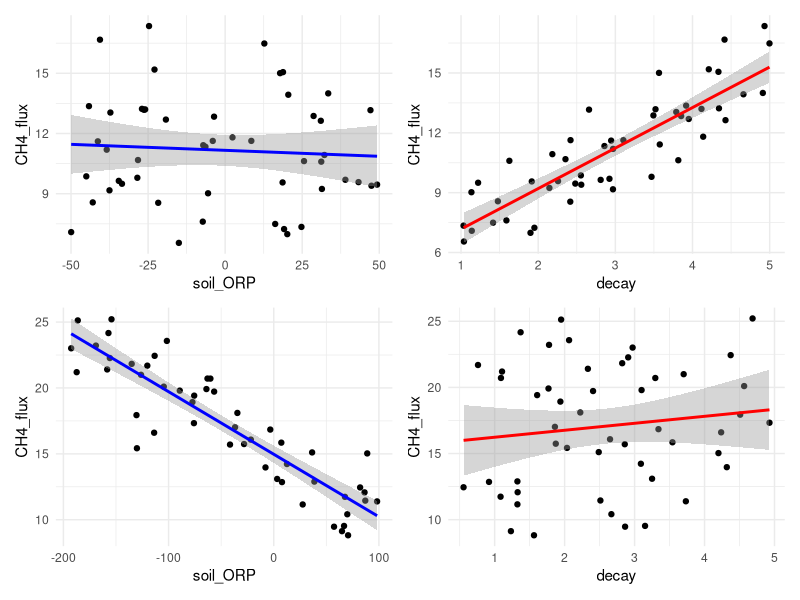
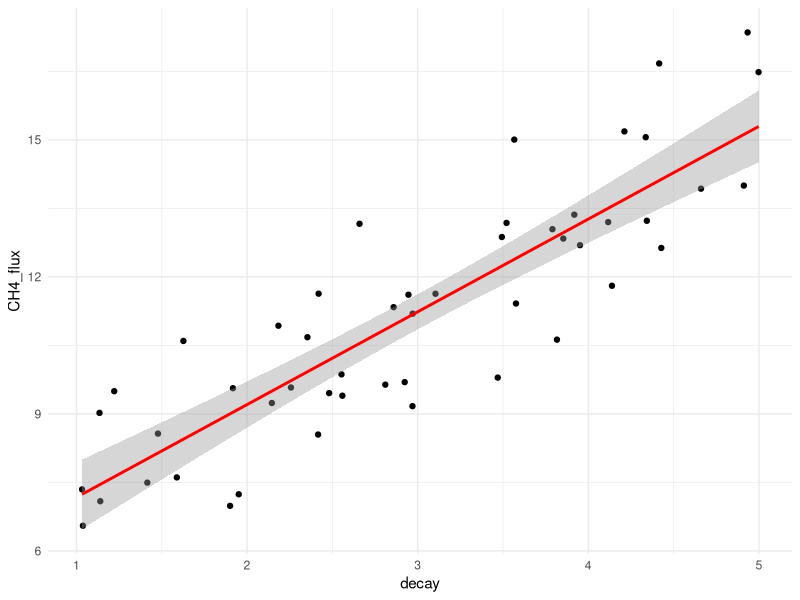
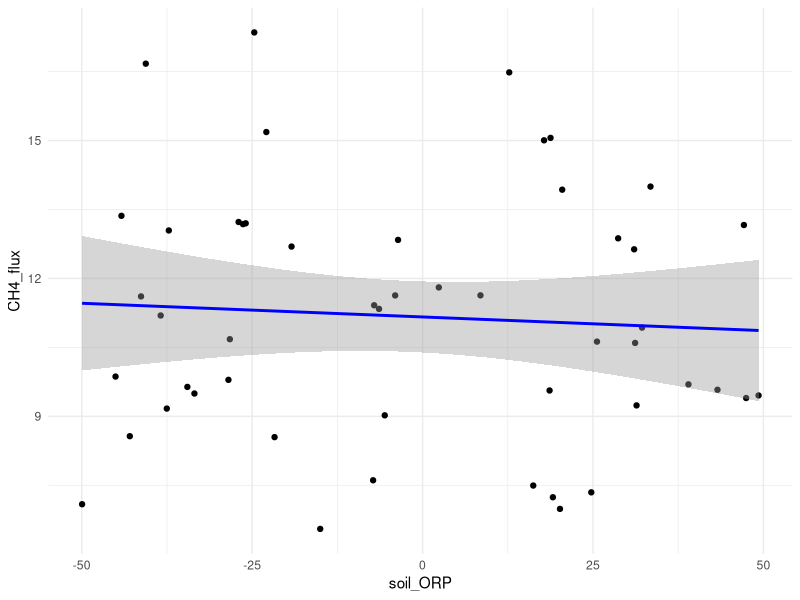
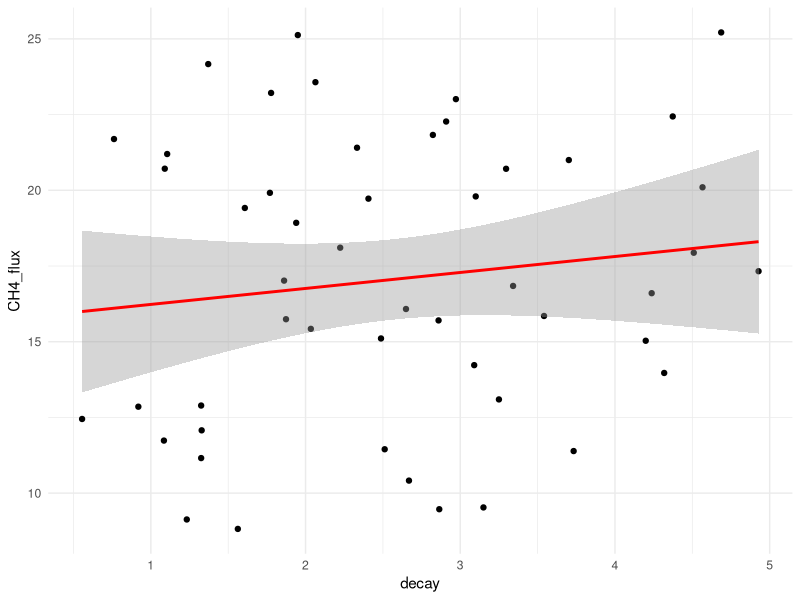
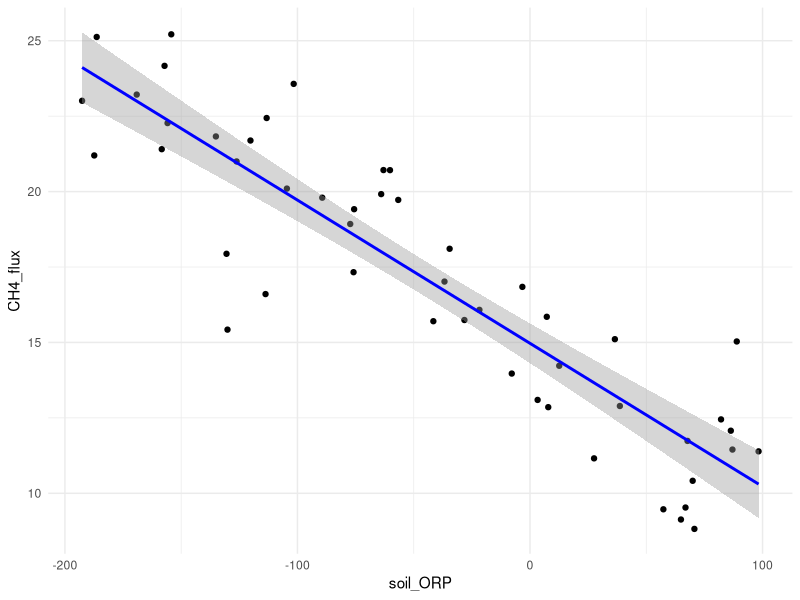

Source code (R) for these figures, in order: (Note: this script raises an error after producing the figures.)
# Load necessary libraries
library(ggplot2)
library(dplyr)
library(patchwork)  # For combining plots

set.seed(123)

# Simulated data for Wetland
wetland_data <- data.frame(
  soil_ORP = runif(50, -200, 100)  # Wide range for ORP
)
wetland_data$CH4_flux <- 15 - 0.05 * wetland_data$soil_ORP + rnorm(50, 0, 2)  # Strong negative correlation
wetland_data$decay <- runif(50, 0, 5)  # Random decay (low correlation)
wetland_data$CH4_flux <- wetland_data$CH4_flux + rnorm(50, 0, 1)  # Adding noise

# Simulated data for Upland
upland_data <- data.frame(
  decay = runif(50, 1, 5)  # Strong decay variability
)
upland_data$CH4_flux <- 5 + 2 * upland_data$decay + rnorm(50, 0, 1)  # Strong positive correlation
upland_data$soil_ORP <- runif(50, -50, 50)  # Small ORP range (low variability)
upland_data$CH4_flux <- upland_data$CH4_flux + rnorm(50, 0, 1)  # Adding noise

# Wetland Hypothesis Plots
wetland_ORP_plot <- ggplot(wetland_data, aes(x = soil_ORP, y = CH4_flux)) +
  geom_point() +
  geom_smooth(method = "lm", color = "blue") +
  #labs(title = "Wetland: CH4 Flux vs. Soil ORP", x = "Soil ORP", y = "CH₄ Flux") +
  theme_minimal()

wetland_decay_plot <- ggplot(wetland_data, aes(x = decay, y = CH4_flux)) +
  geom_point() +
  geom_smooth(method = "lm", color = "red") +
  #labs(title = "Wetland: CH4 Flux vs. Internal Decay", x = "Decay", y = "CH₄ Flux") +
  theme_minimal()

# Upland Hypothesis Plots
upland_ORP_plot <- ggplot(upland_data, aes(x = soil_ORP, y = CH4_flux)) +
  geom_point() +
  geom_smooth(method = "lm", color = "blue") +
  #labs(title = "Upland: CH4 Flux vs. Soil ORP", x = "Soil ORP", y = "CH4 Flux") +
  theme_minimal()

upland_decay_plot <- ggplot(upland_data, aes(x = decay, y = CH4_flux)) +
  geom_point() +
  geom_smooth(method = "lm", color = "red") +
  #labs(title = "Upland: CH4 Flux vs. Internal Decay", x = "Decay", y = "CH4 Flux") +
  theme_minimal()

# Arrange hypothesis plots
hypothesis_plots <- (upland_ORP_plot + upland_decay_plot) / (wetland_ORP_plot + wetland_decay_plot)

# Combine with tree mean boxplots
final_plot <- tree_means_plot | hypothesis_plots  # Assuming 'tree_means_plot' is already defined

# Print final combined plot
print(final_plot)
